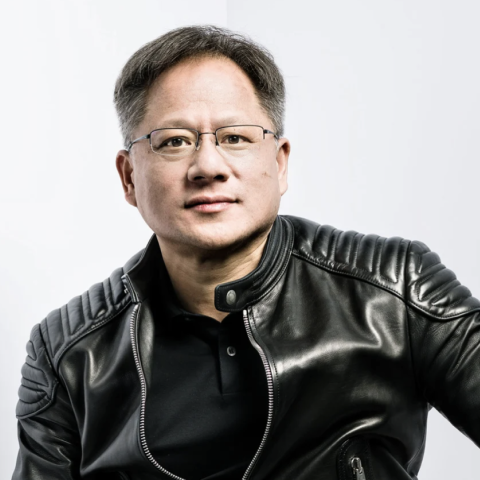
#> input picture jensen.png, 480 x 480 px, found by its file name; the run also reads 1 picture not shown here
$ jupyter execute --allow-errors headswap.ipynb   (shell and % lines are left out)
#> lines starting #> are read from the running program, lines starting #| are printed output that depends on the picture
[cell 1]
%cd Self-Correction-Human-Parsing

[cell 2]
dataset = 'lip'

[cell 3]
import gdown

if dataset == 'lip':
    url = 'https://drive.google.com/uc?id=1k4dllHpu0bdx38J7H28rVVLpU-kOHmnH'
elif dataset == 'atr':
    url = 'https://drive.google.com/uc?id=1ruJg4lqR_jgQPj-9K0PP-L2vJERYOxLP'
elif dataset == 'pascal':
    url = 'https://drive.google.com/uc?id=1E5YwNKW2VOEayK9mWCS3Kpsxf-3z04ZE'

output = 'checkpoints/final.pth'
gdown.download(url, output, quiet=False)
#> (this line was passed over: gdown is not available in this run)

[cell 4]
#semantically parsing source head and body

[cell 5]
"""
1. parse input images semantically
2. find the head in both images
3. align the head from the source head proportional to the source body head
4. get the body of the source body
5. blend the body of the source body together with the resized source head
6. insert the real head into the real body
"""

[cell 6]
import numpy as np

def extract_labels(parsing_result, labels_to_extract):
    """
    Extracts specific labels from a semantic parsing result.

    Args:
        parsing_result: The semantic parsing output (image or NumPy array).
        labels_to_extract: A list or set of LIP labels to extract.

    Returns:
        A binary mask where pixels with the specified labels are 1, others are 0.
    """

    # Convert parsing result to NumPy array if needed
    if not isinstance(parsing_result, np.ndarray):
        parsing_result = np.array(parsing_result)

    # Create the mask
    mask = np.isin(parsing_result, list(labels_to_extract))

    return mask.astype(np.uint8) * 255  # Convert to uint8 with 2

[cell 7]
from IPython.display import display
from PIL import Image

def display_mask(mask):
  """Displays a mask as an image in Colab.

  Args:
    mask: The mask to display (NumPy array).
  """
  display(Image.fromarray(mask))

[cell 8]
# Assuming the parsing result image is in the 'outputs' directory:
jensen_parsing_result = Image.open('outputs/jensen.png')
#> jensen_parsing_result is the input picture: PIL image 480x480 RGBA; mean R, G, B, A 145.8, 143.3, 141.8, 255
elon_parsing_result = Image.open('outputs/elon.png')
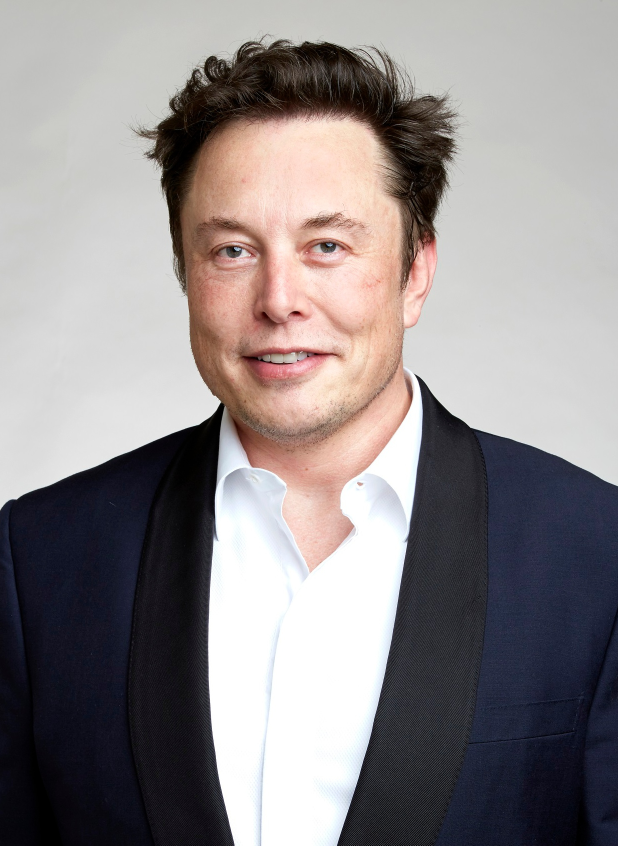
#> input picture elon.png, 1236 x 1691 px, found by its file name (shown at 1/2 size)
#> elon_parsing_result is the input picture: PIL image 1236x1691 RGB; mean R, G, B 142.8, 136.8, 137.6

[cell 9]
# Extract head masks
jensen_head_mask = extract_labels(jensen_parsing_result, [1, 2, 4, 13])  # Hat, Hair, Sunglasses, Face
elon_head_mask = extract_labels(elon_parsing_result, [1, 2, 4, 13])  # Hat, Hair, Sunglasses, Face
#> in extract_labels (call 2), `mask = np.isin(parsing_result, list(labels_to_extract))`:
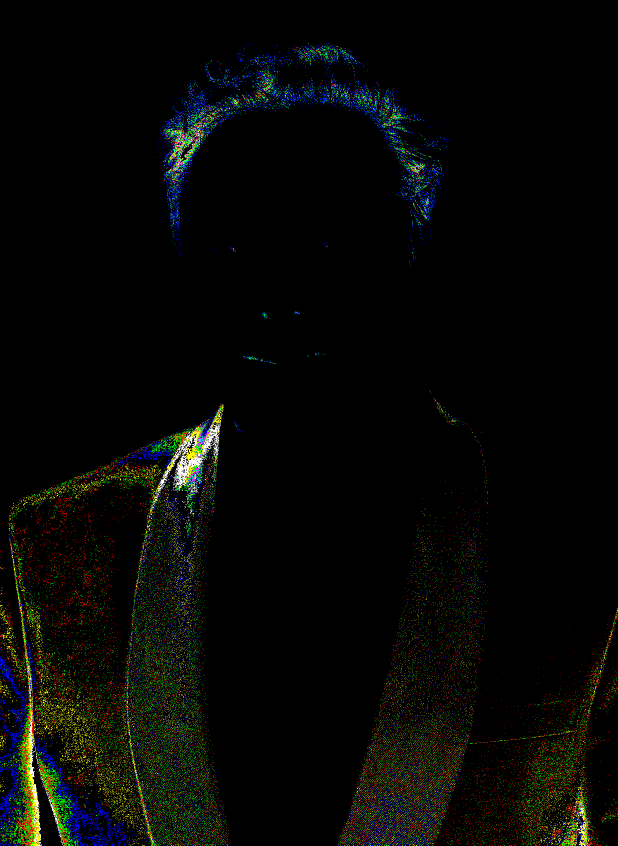
#> mask: shape (1691, 1236, 3) bool (shown at 1/2 size); mean R, G, B 0.0248, 0.0286, 0.0169

[cell 10]
display_mask(jensen_head_mask)

[cell 11]
# Load the original RGB image
jensen_rgb = Image.open('inputs/jensen.png')

# Convert images to numpy arrays for manipulation
jensen_rgb_array = np.array(jensen_rgb)
jensen_mask_array = jensen_head_mask

# Apply the mask to the RGB image
# Expand mask dimensions to match RGB (add channel dimension)
jensen_mask_3d = jensen_mask_array[:, :, np.newaxis] / 255.0  # Normalize mask to 0-1
#> (the rest of this cell did not finish here and is left out)

[cell 12]
import cv2

def align_head(source_head_mask, target_head_mask):
    """
    Aligns and resizes the source head to match the target head position and size.

    Args:
        source_head_mask: Binary mask of the source head
        target_head_mask: Binary mask of the target head (where head should be placed)

    Returns:
        Transformed source head mask aligned to target position
    """
    # Find contours of both heads
    source_contours, _ = cv2.findContours(source_head_mask, cv2.RETR_EXTERNAL, cv2.CHAIN_APPROX_SIMPLE)
    target_contours, _ = cv2.findContours(target_head_mask, cv2.RETR_EXTERNAL, cv2.CHAIN_APPROX_SIMPLE)

    if not source_contours or not target_contours:
        raise ValueError("No head contours found in one or both masks")

    # Get bounding boxes
    source_rect = cv2.boundingRect(max(source_contours, key=cv2.contourArea))
    target_rect = cv2.boundingRect(max(target_contours, key=cv2.contourArea))

    # Extract source head region
    x, y, w, h = source_rect
    source_head = source_head_mask[y:y+h, x:x+w]

    # Calculate target dimensions
    target_x, target_y, target_w, target_h = target_rect

    # Resize source head to match target dimensions
    aligned_head = cv2.resize(source_head, (target_w, target_h))

    # Create output mask of same size as target
    result = np.zeros_like(target_head_mask)

    # Place resized head in the correct position
    result[target_y:target_y+target_h, target_x:target_x+target_w] = aligned_head

    return result

# Use the function
#> (the rest of this cell did not finish here and is left out)

[cell 13]
# [29 lines left out: function align_rgb_head, not called in this run]

# Align the RGB head
#> (the rest of this cell did not finish here and is left out)

[cell 14]
# Extract body mask (excluding head parts)
body_labels = [5, 6, 7, 8, 9, 10, 11, 12, 14, 15, 16, 17, 18, 19]  # All body parts except head
# 5: Upper-clothes
# 6: Dress
# 7: Coat
# 8: Socks
# 9: Pants
# 10: Jumpsuits
# 11: Scarf
# 12: Skirt
# 14: Left-arm
# 15: Right-arm
# 16: Left-leg
# 17: Right-leg
# 18: Left-shoe
# 19: Right-shoe

# Get body mask from the target person
target_body_mask = extract_labels(elon_parsing_result, body_labels)
#> in extract_labels (call 3), `mask = np.isin(parsing_result, list(labels_to_extract))`:
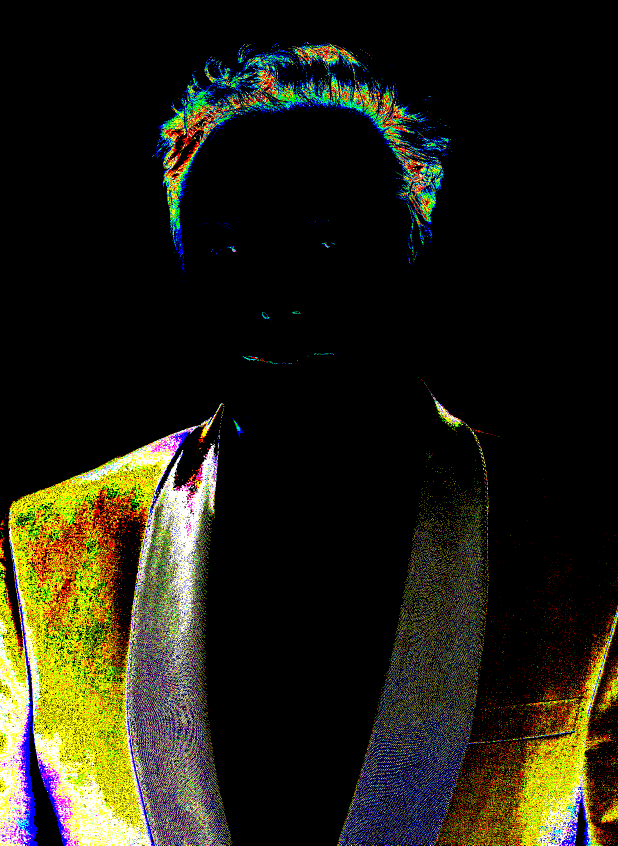
#> mask: shape (1691, 1236, 3) bool (shown at 1/2 size); mean R, G, B 0.133, 0.126, 0.071
